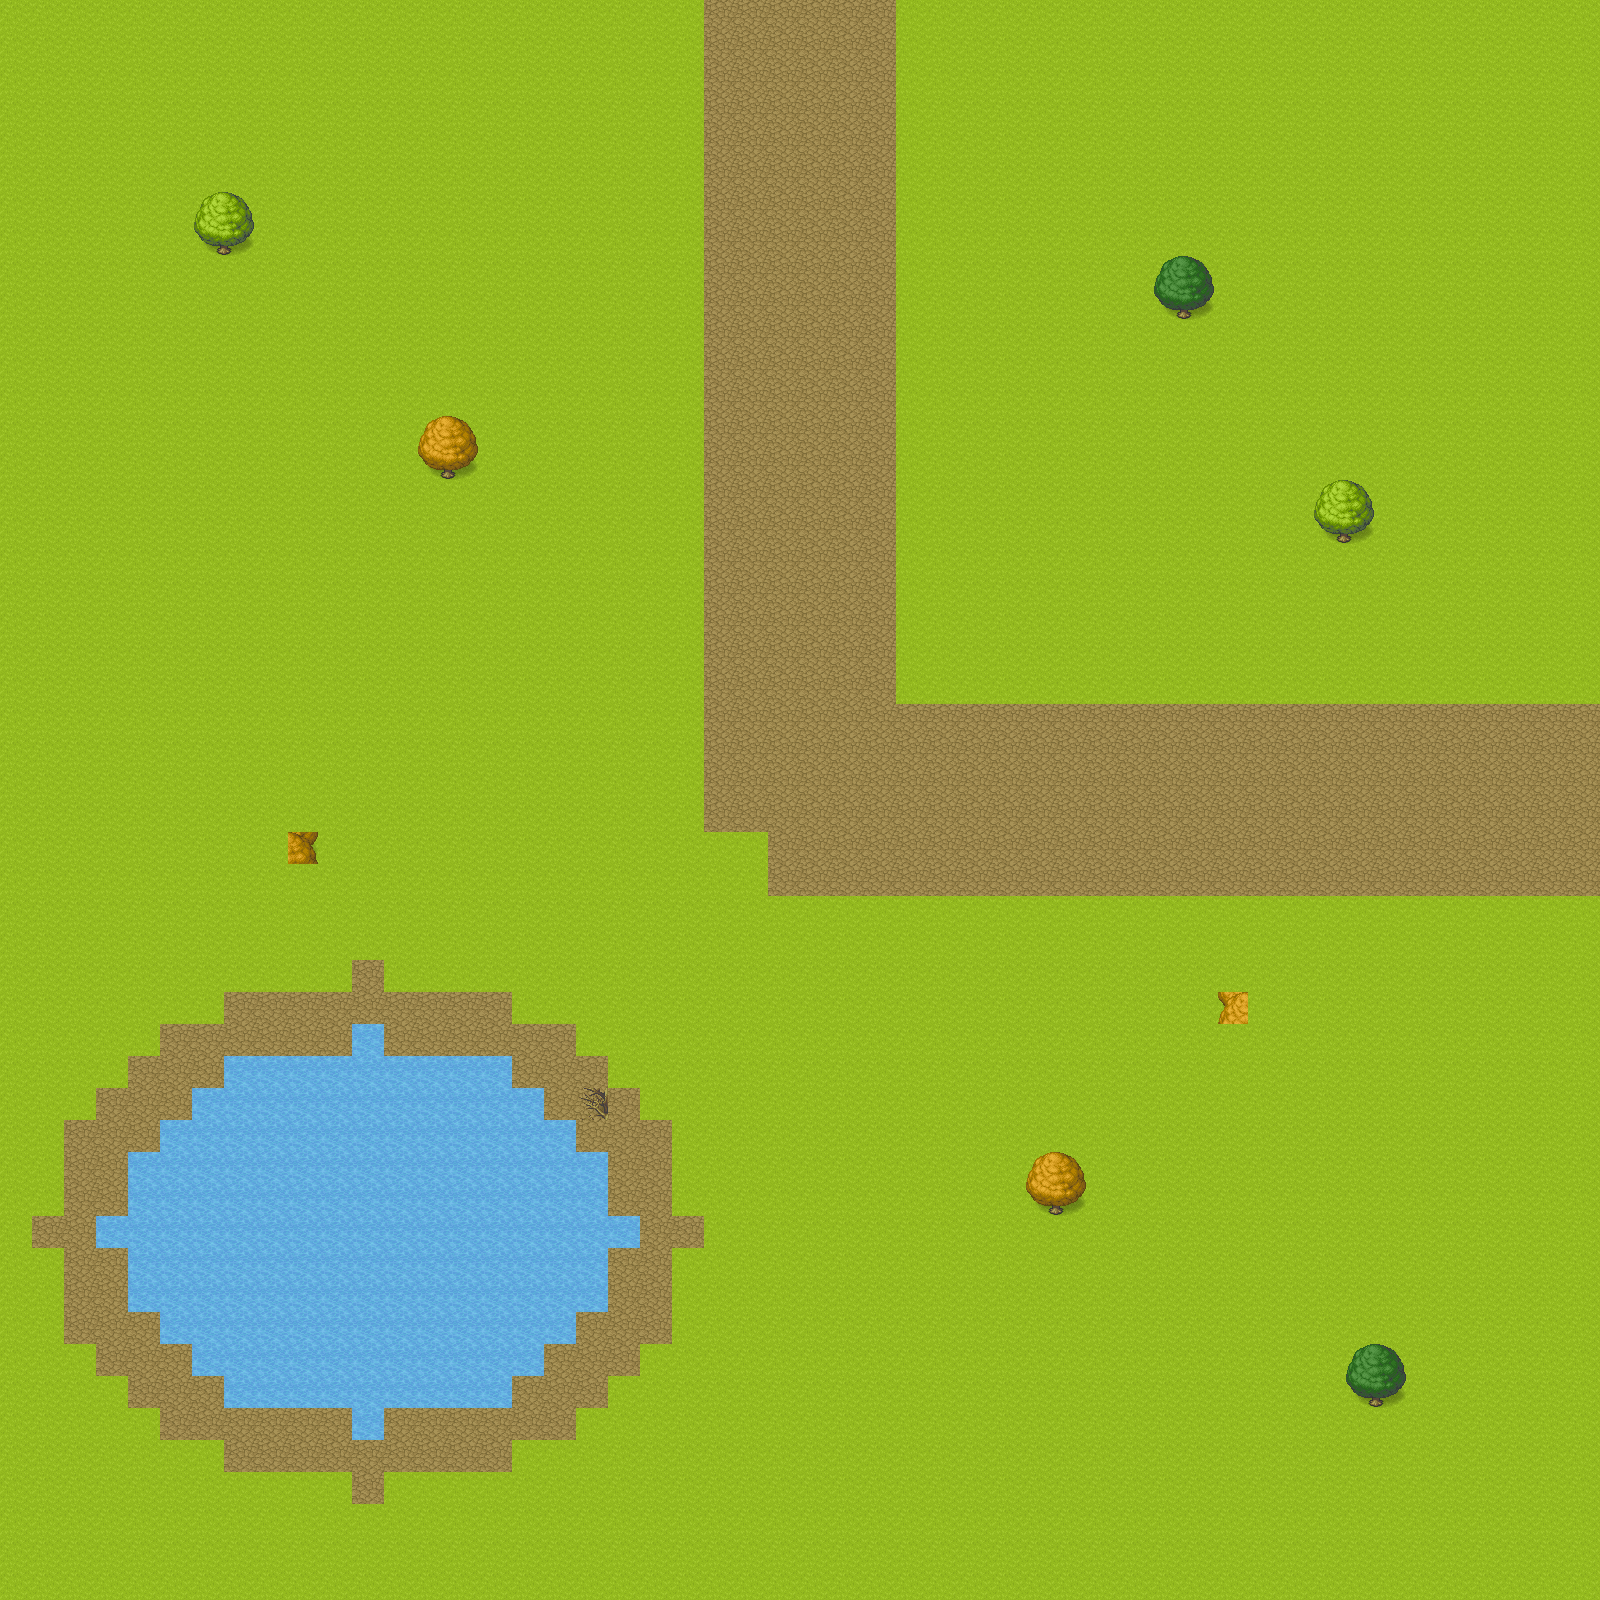

A 2D game scene composited from a Tiled map and its tileset images. What follows is a short description and the map's XML, with each tile layer's data collapsed to a summary:
An orthogonal 50x50 tile map with 32x32 px tiles, 3 tile layers (Ground, Terrain, Objects), 3 tilesets.

<map version="1.9" tiledversion="1.9.2" orientation="orthogonal" renderorder="right-down" width="50" height="50" tilewidth="32" tileheight="32" infinite="0" nextlayerid="5" nextobjectid="2">
 <tileset firstgid="1" source="[Base]BaseChip_pipo.tsx" />
 <tileset firstgid="1001" source="[A]Water_pipo.tsx" />
 <tileset firstgid="4073" source="[A]Dirt_pipo.tsx" />
 <layer id="1" name="Ground" width="50" height="50">
  <data>[2500 cells, 2500 non-empty, 1 distinct tile ids]</data>
 </layer>
 <layer id="2" name="Terrain" width="50" height="50">
  <data>[2500 cells, 541 non-empty, 2 distinct tile ids]</data>
 </layer>
 <layer id="3" name="Objects" width="50" height="50">
  <data>[2500 cells, 27 non-empty, 15 distinct tile ids]</data>
 </layer>
 <objectgroup id="4" name="Positions">
 </objectgroup>
</map>
